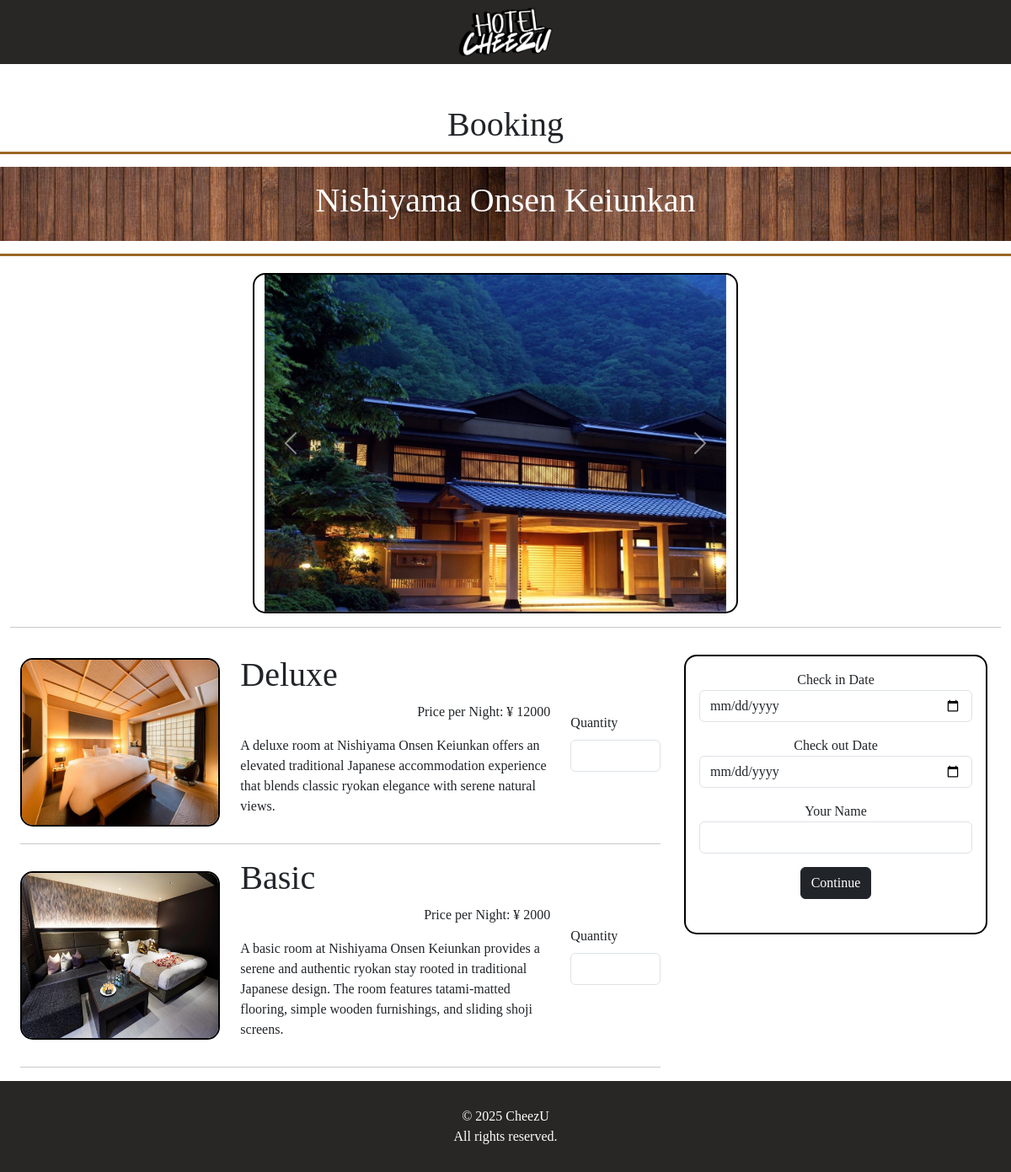
The app's page /hotel_detail.php?id=21 with its own data.
### tables this page shows
CREATE TABLE IF NOT EXISTS `hotels` (
  `id_hotel` int NOT NULL AUTO_INCREMENT,
  `hotel_name` varchar(100) NOT NULL,
  `hotel_address` varchar(255) NOT NULL,
  `hotel_description` text,
  PRIMARY KEY (`id_hotel`)
);

CREATE TABLE IF NOT EXISTS `hotel_images` (
  `id_image` int NOT NULL AUTO_INCREMENT,
  `id_hotel` int NOT NULL,
  `file_path` varchar(255) NOT NULL,
  PRIMARY KEY (`id_image`),
  KEY `id_hotel` (`id_hotel`),
  CONSTRAINT `hotel_images_ibfk_1` FOREIGN KEY (`id_hotel`) REFERENCES `hotels` (`id_hotel`)
);

CREATE TABLE IF NOT EXISTS `rooms` (
  `id_room` int NOT NULL AUTO_INCREMENT,
  `id_hotel` int NOT NULL,
  `room_name` varchar(100) NOT NULL,
  `room_description` text,
  `price_per_night` double NOT NULL,
  `status` varchar(100) NOT NULL,
  PRIMARY KEY (`id_room`),
  KEY `id_hotel` (`id_hotel`),
  CONSTRAINT `rooms_ibfk_1` FOREIGN KEY (`id_hotel`) REFERENCES `hotels` (`id_hotel`)
);

CREATE TABLE IF NOT EXISTS `room_images` (
  `id_image` int NOT NULL AUTO_INCREMENT,
  `id_room` int NOT NULL,
  `file_path` varchar(255) NOT NULL,
  PRIMARY KEY (`id_image`),
  KEY `id_room` (`id_room`),
  CONSTRAINT `room_images_ibfk_1` FOREIGN KEY (`id_room`) REFERENCES `rooms` (`id_room`)
);

### hotel_detail.php (the view, shortened to what this page needs)
<?php
    include 'db_connection.php';
    if(isset($_GET['id'])){
        $result = mysqli_query($connection, "SELECT * FROM hotels WHERE id_hotel={$_GET['id']}");
        $row = mysqli_fetch_assoc($result);
        $room_result = mysqli_query($connection, "SELECT * FROM rooms WHERE id_hotel={$_GET['id']}");
    }else{
        header('Location: hotels.php');
    }
?>
<!DOCTYPE html>
<html lang="en">
<head>
    <link rel="stylesheet" href="style.css">
    <link href="https://cdn.jsdelivr.net/npm/bootstrap@5.3.8/dist/css/bootstrap.min.css" rel="stylesheet">
</head>
<body style="width: 100%; margin: 0; font-family: 'Alice';">
    <div class="container-fluid">
        <div id="signature" class="row">
            <div id="navbar">
                <center>
                    <a href="index.php">
                        <img src="http://localhost/Pemograman-Web/images/logo.png" height="60px">
                    </a>
                </center>
            </div>
        </div>
        <div style="" class="row mt-5">
            <h1 class="text-center">Booking</h1>
            <div class="mx-auto banner">
                <div class="row align-items-center text-center p-3" style="background: url('images/bamboo-background.jpg'); color: white;">
                    <div class="col-12">
                       <h1>
                        <?=$row['hotel_name']?>
                       </h1>
                    </div>
                </div>
            </div>
            <form action="reservation.php" method="POST" enctype="multipart/form-data">
                <div class="col-12 row mx-auto" style="background-color:white; margin-top: 20px;">
                    <?php
                        $image_query = mysqli_query($connection, "SELECT * FROM hotel_images WHERE id_hotel={$row['id_hotel']}");
                    ?>
                    <div class="row">
                        <div id="hotelImages" class="col-6 carousel slide mx-auto">
                            <div class="carousel-inner">
                                <?php
                                    $active = 'active';
                                    while($row = mysqli_fetch_assoc($image_query)){ ?>
                                        <div class="carousel-item <?php echo $active?>">
                                            <img src="<?php echo $row['file_path']?>" class="d-block w-100" alt="hotel_image">
                                        </div>
                                <?php
                                    $active = '';
                                    }
                                ?>
                            </div>
                            <button class="carousel-control-prev" type="button" data-bs-target="#hotelImages" data-bs-slide="prev">
                                <span class="carousel-control-prev-icon" aria-hidden="true"></span>
                            </button>
                            <button class="carousel-control-next" type="button" data-bs-target="#hotelImages" data-bs-slide="next">
                                <span class="carousel-control-next-icon" aria-hidden="true"></span>
                            </button>
                        </div>
                    </div>
                    <hr class="mt-3">
                    <div class="col-8">
                        <?php
                            while($row = mysqli_fetch_assoc($room_result)){
                                    $image_query = mysqli_query($connection, "SELECT * FROM room_images WHERE id_room={$row['id_room']} LIMIT 1");
                                    $image_row = mysqli_fetch_assoc($image_query);
                                ?>
                                <div class="row my-3 align-items-center">
                                    <div class="col-4">
                                        <img src="<?php echo $image_row['file_path']?>" alt="" height="200px" width="100%" style="border:2px solid black; border-radius: 15px;">
                                    </div>
                                    <div class="col-6 overflow-hidden">
                                        <div>
                                            <h1><?php echo $row['room_name']?></h1>
                                        </div>
                                        <div class="text-end">
                                            <p>Price per Night: ¥ <?=$row['price_per_night']?></p>
                                        </div>
                                        <div>
                                            <p><?php echo $row['room_description'] ?></p>
                                        </div>
                                    </div>
                                    <div class="col-2">
                                        <label for="quantity" class="form-label">Quantity</label>
                                        <input type="number" class="form-control" id="quantity" name="<?='quantity_'.$row['id_room']?>">
                                    </div>
                                </div>
                                <hr>
                        <?php
                            }
                        ?>
                    </div>
                    <div class="col-4 p-3">
                        <div class="d-flex flex-column align-items-center p-3" style="border: 2px solid black; border-radius: 15px;">
                            <label for="basic-url">Check in Date</label>
                            <div class="input-group mb-3">
                                <input type="date" name="check_in_date" class="form-control" id="basic-url" aria-describedby="basic-addon3" required>
                            </div>
                            <label for="basic-url">Check out Date</label>
                            <div class="input-group mb-3">
                                    <input type="date" name="check_out_date" class="form-control" id="basic-url" aria-describedby="basic-addon3" required>
                            </div>
                            <label for="basic-url">Your Name</label>
                            <div class="input-group mb-3">
                                <input type="text" name="name" class="form-control" id="basic-url" aria-describedby="basic-addon3" required>
                            </div>
                            <div class="input-group mb-3">
                                <button type="submit" name="submit" class="btn btn-dark mb-2 mx-auto">Continue</button>
                            </div>
                        </div>
                    </div>
                </div>
            </form>
        </div>
        <div id="footer" class="row">
            <p style="margin: 0; text-align: center;">
            © 2025 CheezU <br />
            All rights reserved.
            </p>
        </div>
    </div>
</body>
</html>

### style.css (style rules this page uses)
#navbar { display: flex; align-items: center; justify-content: space-evenly; background-color: #282725ff; padding: 8px 0px; }
#navbar a { text-decoration: none; color: white; }
#signature { color:#ffffff; }
form input,.col-form-label { color: white; }
#footer { background-color: #282725ff; padding: 30px; }
#footer p { color: white; }

### hotel_detail.php (style rules this page uses)
.banner { padding:15px 0px; border-top: 3px solid #9a6724ff; border-bottom: 3px solid #9a6724ff; }
.carousel { border: 2px solid black; border-radius: 15px; }
.carousel-item img { height: 400px; width: 100%; }

### records on screen
hotels: hotel_name "Nishiyama Onsen Keiunkan"
hotel_images: file_path (picture)
rooms: room_images.file_path (picture), room_name "Deluxe", price_per_night "12000", room_description "A deluxe room at Nishiyama Onsen Keiunkan offers an elevated traditional Japanese accommodation experience that blends classic ryokan elegance with serene natural views."
rooms: room_images.file_path (picture), room_name "Basic", price_per_night "2000", room_description "A basic room at Nishiyama Onsen Keiunkan provides a serene and authentic ryokan stay rooted in traditional Japanese design. The room features tatami-matted flooring, simple wooden furnishings, and sliding shoji screens."
